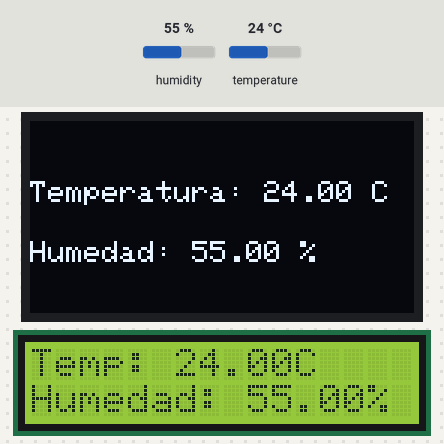
A sketch run on a simulated Arduino Uno, built with avr-gcc and run on an emulated ATmega328P. Parts: 128×64 one-colour display, 16×2 character LCD. Inputs (shaded band) come from the test bench; at power-on: humidity 55 %, temperature 24 °C. What the sketch prints to the serial monitor is not drawn.

Above: at 5.3 s.
5.4 s: humidity set to 22 %
At 7.3 s:
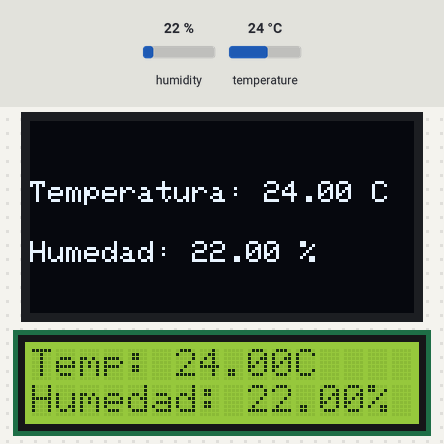
8.1 s: temperature set to 12 °C
At 9.6 s:
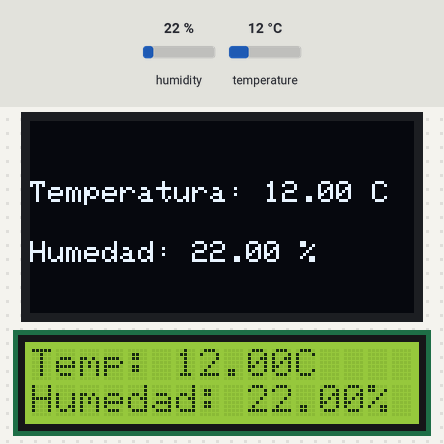
10.8 s: humidity set to 40 %
At 12.9 s:
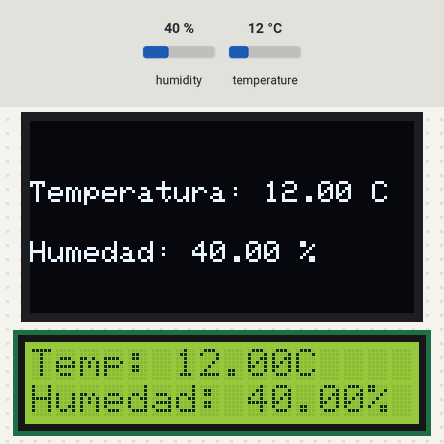
14.0 s: temperature set to 19 °C
At 15.2 s:
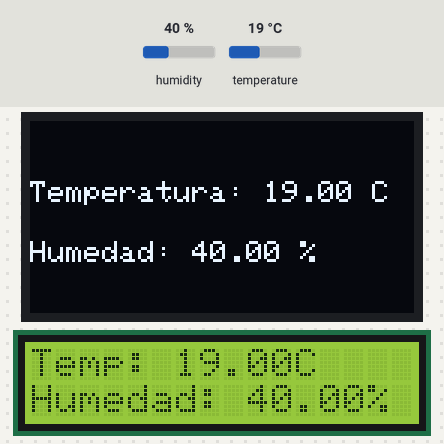
Timing chart, 0 to 17.0 s (numbered marks = the images above; inputs shaded):
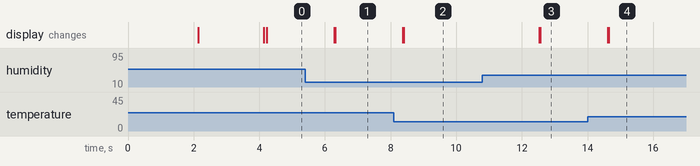

Measured:
- after the input at 5.4 s, the display: first changes after 0.88 s (image 1 shows a later state)
- after the input at 8.1 s, the display: first changes after 0.26 s (image 2 shows a later state)
- after the input at 10.8 s, the display: first changes after 1.7 s (image 3 shows a later state)
- after the input at 14.0 s, the display: first changes after 0.62 s (image 4 shows a later state)

The sketch:

temperatura_DTH11_OLED_LCD.ino
```cpp
#include <Wire.h>
#include <SPI.h>
#include <Adafruit_GFX.h>
#include <Adafruit_SSD1306.h>
#include <LiquidCrystal_I2C.h>
#include <DHT.h>

// Configuración de la pantalla OLED
#define SCREEN_WIDTH 128
#define SCREEN_HEIGHT 64
#define OLED_RESET -1
#define SCREEN_ADDRESS 0x3C

Adafruit_SSD1306 display(SCREEN_WIDTH, SCREEN_HEIGHT, &Wire, OLED_RESET);

// Configuración de la pantalla LCD
LiquidCrystal_I2C lcd(0x27, 16, 2);

// Configuración del sensor DHT11
#define DHTPIN 5
#define DHTTYPE DHT11
DHT dht(DHTPIN, DHTTYPE);

void setup() {
    Serial.begin(9600);
    dht.begin();

    // Inicializar la pantalla OLED
    if (!display.begin(SSD1306_SWITCHCAPVCC, SCREEN_ADDRESS)) {
        Serial.println(F("Error al iniciar el OLED"));
        for (;;);
    }

    display.clearDisplay();
    display.setTextSize(1);
    display.setTextColor(WHITE);
    display.setCursor(0, 0);
    display.println("Iniciando...");
    display.display();
    delay(2000);
    display.clearDisplay();

    // Inicializar la pantalla LCD
    lcd.init();
    lcd.backlight();
    lcd.setCursor(0, 0);
    lcd.print("Iniciando...");
    delay(2000);
    lcd.clear();
}

void loop() {
    float h = dht.readHumidity();
    float t = dht.readTemperature();

    if (isnan(h) || isnan(t)) {
        Serial.println("Error al leer los datos del sensor DHT11");
        display.clearDisplay();
        display.setCursor(0, 0);
        display.println("Error al leer");
        display.println("datos del sensor");
        display.display();

        lcd.clear();
        lcd.setCursor(0, 0);
        lcd.print("Error!... ");

        delay(2000);
        return;
    }

    Serial.print("Humedad: ");
    Serial.print(h);
    Serial.print("%  |  Temperatura: ");
    Serial.print(t);
    Serial.println("C");

    // Mostrar datos en la pantalla OLED
    display.clearDisplay();
    display.setTextSize(1);
    display.setCursor(0, 20);
    display.print("Temperatura: ");
    display.print(t);
    display.print(" C");

    display.setCursor(0, 40);
    display.print("Humedad: ");
    display.print(h);
    display.print(" %");

    display.display();

    // Mostrar datos en la pantalla LCD
    lcd.clear();
    lcd.setCursor(0, 0);
    lcd.print("Temp: ");
    lcd.print(t);
    lcd.print("C");

    lcd.setCursor(0, 1);
    lcd.print("Humedad: ");
    lcd.print(h);
    lcd.print("%");

    delay(2000);
}
```
